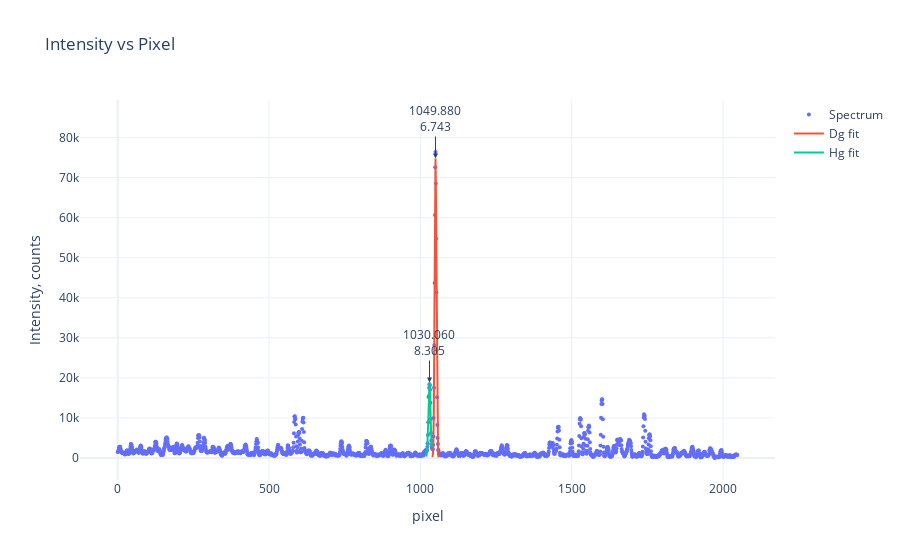

Notebook source saved alongside this figure:
### Code cell
importlib.reload(dv)
spectrum = dv.image_to_spectrum(image,limits=[300,400])
spectrum = spectrum - spectrum.min()
pixels = np.arange(spectrum.shape[0])
fig = dv.plot_spectrum(spectrum)

dg = dv.fit_single_gaussian(pixels,spectrum,[1040,1060],name=r'Dg fit',fig=fig)
hg = dv.fit_single_gaussian(pixels,spectrum,[1020,1037],name=r'Hg fit',fig=fig)
#Hg1 = dv.fit_single_gaussian(pixels,spectrum,[722,738],name=r'Mercury fit',fig=fig)
#Hg2 = dv.fit_single_gaussian(pixels,spectrum,[905,920],name=r'Mercury fit',fig=fig)
#Hg3 = dv.fit_single_gaussian(pixels,spectrum,[1044,1056],name=r'Mercury fit',fig=fig)
#ThAr1 = dv.fit_single_gaussian(pixels,spectrum,[895,910],name=r'ThAr fit',fig=fig)
#ThAr2 = dv.fit_single_gaussian(pixels,spectrum,[364,378],name=r'ThAr fit',fig=fig)
#ThAr3 = dv.fit_single_gaussian(pixels,spectrum,[1544,1560],name=r'ThAr fit',fig=fig)
#ThAr4 = dv.fit_single_gaussian(pixels,spectrum,[1482,1496],name=r'ThAr fit',fig=fig)

fig.show()

### Figure 1 — Plotly figure (JSON) as saved in the notebook; plotly's stock layout.template omitted (floating-point values rounded to 4 significant figures; data arrays with more than 128 entries replaced by an {"elided": "..."} marker saying what was removed)
{"data": [{"marker": {"size": 4}, "mode": "markers", "name": "Spectrum", "type": "scatter", "y": {"elided": "2048 int values"}}, {"mode": "lines", "name": "Dg fit", "type": "scatter", "x": {"elided": "500 float values"}, "y": {"elided": "500 float values"}}, {"mode": "lines", "name": "Hg fit", "type": "scatter", "x": {"elided": "500 float values"}, "y": {"elided": "500 float values"}}], "layout": {"annotations": [{"arrowhead": 2, "ax": 0, "ay": -40, "showarrow": true, "text": "1049.880<br>6.743", "x": 1050.0, "y": 74760.0}, {"arrowhead": 2, "ax": 0, "ay": -40, "showarrow": true, "text": "1030.060<br>8.305", "x": 1030.0, "y": 18860.0}], "title": {"text": "Intensity vs Pixel"}, "xaxis": {"title": {"text": "pixel"}}, "yaxis": {"title": {"text": "Intensity, counts"}}}}
